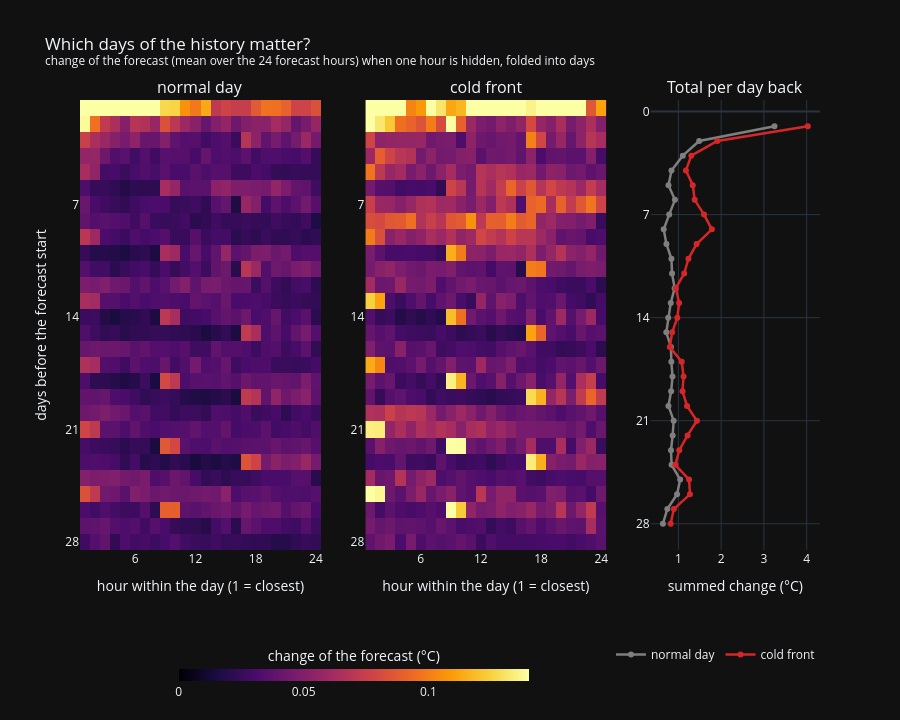

Notebook code for this chart:
### Markdown cell above
## The whole 4 weeks, folded by day

Each cell = one hidden hour, averaged over the 24 forecast hours. Rows = days back, columns = hours before the
forecast start within that day (column 1 = the hour just before the forecast start, 24 hours earlier, and so on).
Right: total effect per day back.

### Code cell
fold = {g: G[g].mean(axis=1).reshape(L // 24, 24) for g in G}  # (days back, hour within day)
zmax = np.percentile(np.stack(list(fold.values())), 98)
fig = make_subplots(rows=1, cols=3, column_widths=[0.37, 0.37, 0.26], horizontal_spacing=0.06,
                    subplot_titles=[*G, "Total per day back"])
for c, g in enumerate(G, start=1):
    fig.add_trace(go.Heatmap(z=fold[g], x=np.arange(1, 25), y=np.arange(1, L // 24 + 1), colorscale="Inferno", zmin=0, zmax=zmax,
                             showscale=c == 2, colorbar={"title": {"text": "change of the forecast (°C)", "side": "top"}, "orientation": "h",
                                                             "x": 0.37, "xanchor": "center", "y": -0.2, "yanchor": "top", "len": 0.5, "thickness": 12},
                             hovertemplate="day -%{y}, hour %{x} of that day: %{z:.3f} °C<extra>" + g + "</extra>"), row=1, col=c)
    fig.update_xaxes(title_text="hour within the day (1 = closest)", dtick=6, row=1, col=c)
for g, colr in [("normal day", "#7f7f7f"), ("cold front", "#d62728")]:
    fig.add_trace(go.Scatter(x=fold[g].sum(axis=1), y=np.arange(1, L // 24 + 1), mode="lines+markers", name=g,
                             line={"color": colr, "width": 2.5}, hovertemplate="day -%{y}: %{x:.2f} °C<extra>" + g + "</extra>"), row=1, col=3)
fig.update_yaxes(title_text="days before the forecast start", autorange="reversed", dtick=7, row=1, col=1)
fig.update_yaxes(autorange="reversed", dtick=7, row=1, col=2)
fig.update_yaxes(autorange="reversed", dtick=7, row=1, col=3)
fig.update_xaxes(title_text="summed change (°C)", row=1, col=3)
fig.update_layout(height=720, template="plotly_dark", margin={"b": 150},
                  legend={"orientation": "h", "x": 1, "xanchor": "right", "y": -0.2, "yanchor": "top"},
                  title="Which days of the history matter?<br><sup>change of the forecast (mean over the 24 forecast hours) "
                        "when one hour is hidden, folded into days</sup>")
fig.write_html(FIG / "exp10_days_folded.html", include_plotlyjs="cdn")
fig.show()
for g in G:
    d = fold[g].sum(axis=1)
    print(f"{g}: last day {d[0] / d.sum():.0%} of the total effect, last week {d[:7].sum() / d.sum():.0%}")

### Figure 1 — Plotly figure (JSON) as saved in the notebook; plotly's stock layout.template omitted (floating-point values rounded to 4 significant figures; data arrays with more than 128 entries replaced by an {"elided": "..."} marker saying what was removed)
{"data": [{"colorbar": {"len": 0.5, "orientation": "h", "thickness": 12, "title": {"side": "top", "text": "change of the forecast (°C)"}, "x": 0.37, "xanchor": "center", "y": -0.2, "yanchor": "top"}, "colorscale": [[0.0, "#000004"], [0.1111, "#1b0c41"], [0.2222, "#4a0c6b"], [0.3333, "#781c6d"], [0.4444, "#a52c60"], [0.5556, "#cf4446"], [0.6667, "#ed6925"], [0.7778, "#fb9b06"], [0.8889, "#f7d13d"], [1.0, "#fcffa4"]], "hovertemplate": "day -%{y}, hour %{x} of that day: %{z:.3f} °C<extra>normal day</extra>", "showscale": false, "type": "heatmap", "x": [1, 2, 3, 4, 5, 6, 7, 8, 9, 10, 11, 12, 13, 14, 15, 16, 17, 18, 19, 20, 21, 22, 23, 24], "xaxis": "x", "y": [1, 2, 3, 4, 5, 6, 7, 8, 9, 10, 11, 12, 13, 14, 15, 16, 17, 18, 19, 20, 21, 22, 23, 24, 25, 26, 27, 28], "yaxis": "y", "z": {"elided": "28x24 float values"}, "zmax": 0.1402, "zmin": 0}, {"colorbar": {"len": 0.5, "orientation": "h", "thickness": 12, "title": {"side": "top", "text": "change of the forecast (°C)"}, "x": 0.37, "xanchor": "center", "y": -0.2, "yanchor": "top"}, "colorscale": [[0.0, "#000004"], [0.1111, "#1b0c41"], [0.2222, "#4a0c6b"], [0.3333, "#781c6d"], [0.4444, "#a52c60"], [0.5556, "#cf4446"], [0.6667, "#ed6925"], [0.7778, "#fb9b06"], [0.8889, "#f7d13d"], [1.0, "#fcffa4"]], "hovertemplate": "day -%{y}, hour %{x} of that day: %{z:.3f} °C<extra>cold front</extra>", "showscale": true, "type": "heatmap", "x": [1, 2, 3, 4, 5, 6, 7, 8, 9, 10, 11, 12, 13, 14, 15, 16, 17, 18, 19, 20, 21, 22, 23, 24], "xaxis": "x2", "y": [1, 2, 3, 4, 5, 6, 7, 8, 9, 10, 11, 12, 13, 14, 15, 16, 17, 18, 19, 20, 21, 22, 23, 24, 25, 26, 27, 28], "yaxis": "y2", "z": {"elided": "28x24 float values"}, "zmax": 0.1402, "zmin": 0}, {"hovertemplate": "day -%{y}: %{x:.2f} °C<extra>normal day</extra>", "line": {"color": "#7f7f7f", "width": 2.5}, "mode": "lines+markers", "name": "normal day", "type": "scatter", "x": [3.247, 1.487, 1.103, 0.839, 0.7687, 0.9194, 0.7849, 0.6568, 0.7199, 0.837, 0.8518, 0.9128, 0.8219, 0.762, 0.7173, 0.8268, 0.8349, 0.8631, 0.8304, 0.768, 0.89, 0.8664, 0.8273, 0.8411, 1.042, 0.9693, 0.7409, 0.638], "xaxis": "x3", "y": [1, 2, 3, 4, 5, 6, 7, 8, 9, 10, 11, 12, 13, 14, 15, 16, 17, 18, 19, 20, 21, 22, 23, 24, 25, 26, 27, 28], "yaxis": "y3"}, {"hovertemplate": "day -%{y}: %{x:.2f} °C<extra>cold front</extra>", "line": {"color": "#d62728", "width": 2.5}, "mode": "lines+markers", "name": "cold front", "type": "scatter", "x": [4.026, 1.91, 1.302, 1.177, 1.336, 1.382, 1.599, 1.783, 1.426, 1.235, 1.136, 0.9403, 1.017, 0.9749, 0.8545, 0.7997, 1.078, 1.121, 1.096, 1.202, 1.433, 1.214, 1.02, 0.928, 1.25, 1.27, 0.8936, 0.8191], "xaxis": "x3", "y": [1, 2, 3, 4, 5, 6, 7, 8, 9, 10, 11, 12, 13, 14, 15, 16, 17, 18, 19, 20, 21, 22, 23, 24, 25, 26, 27, 28], "yaxis": "y3"}], "layout": {"annotations": [{"font": {"size": 16}, "showarrow": false, "text": "normal day", "x": 0.1628, "xanchor": "center", "xref": "paper", "y": 1.0, "yanchor": "bottom", "yref": "paper"}, {"font": {"size": 16}, "showarrow": false, "text": "cold front", "x": 0.5484, "xanchor": "center", "xref": "paper", "y": 1.0, "yanchor": "bottom", "yref": "paper"}, {"font": {"size": 16}, "showarrow": false, "text": "Total per day back", "x": 0.8856, "xanchor": "center", "xref": "paper", "y": 1.0, "yanchor": "bottom", "yref": "paper"}], "height": 720, "legend": {"orientation": "h", "x": 1, "xanchor": "right", "y": -0.2, "yanchor": "top"}, "margin": {"b": 150}, "title": {"text": "Which days of the history matter?<br><sup>change of the forecast (mean over the 24 forecast hours) when one hour is hidden, folded into days</sup>"}, "xaxis": {"anchor": "y", "domain": [0.0, 0.3256], "dtick": 6, "title": {"text": "hour within the day (1 = closest)"}}, "xaxis2": {"anchor": "y2", "domain": [0.3856, 0.7112], "dtick": 6, "title": {"text": "hour within the day (1 = closest)"}}, "xaxis3": {"anchor": "y3", "domain": [0.7712, 1.0], "title": {"text": "summed change (°C)"}}, "yaxis": {"anchor": "x", "autorange": "reversed", "domain": [0.0, 1.0], "dtick": 7, "title": {"text": "days before the forecast start"}}, "yaxis2": {"anchor": "x2", "autorange": "reversed", "domain": [0.0, 1.0], "dtick": 7}, "yaxis3": {"anchor": "x3", "autorange": "reversed", "domain": [0.0, 1.0], "dtick": 7}}}
